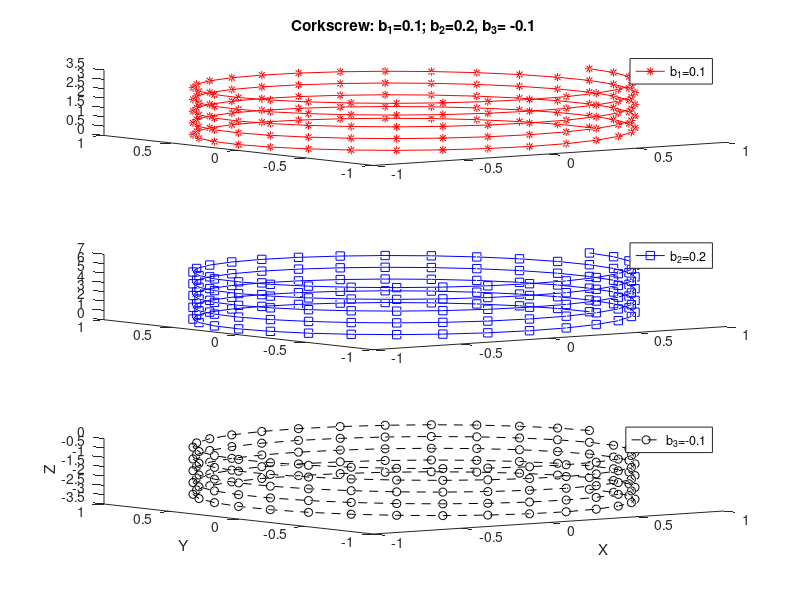
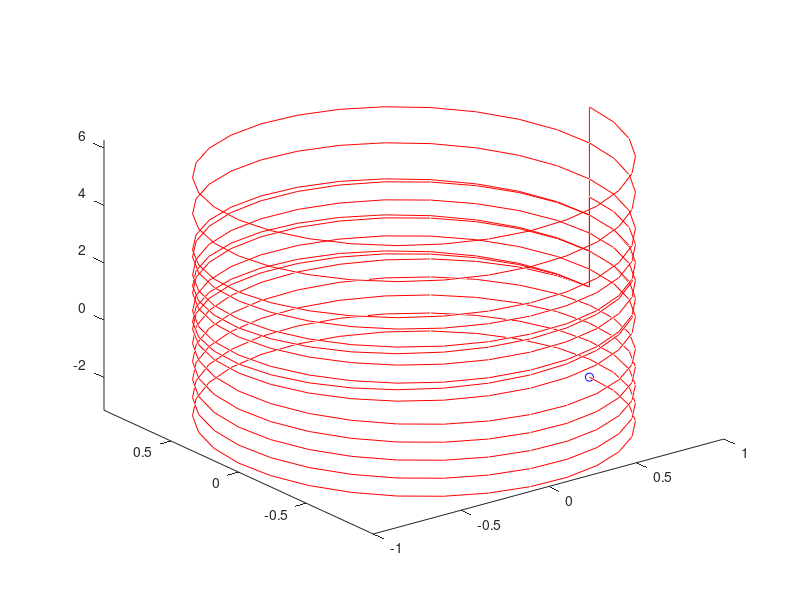
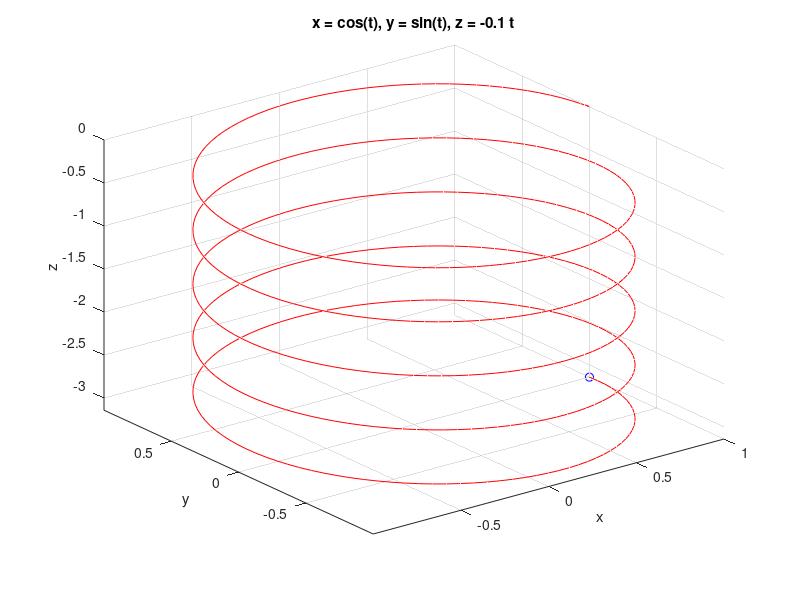

MATLAB code for these plots, in order: (Note: this script raises an error after producing the figures.)
% Plot_EX26.m - Amusement ride - corkscrew plot in 3D
close all
t=0:pi/15:10*pi; a=1; x=a.*cos(t); y=a.*sin(t);
% case (a)
b1=0.1; z1=b1.*t;
% case (b)
b2=0.2; z2=b2.*t; 
% case (c) 
b3=-0.1; z3=b3.*t;
subplot(311); plot3(x, y, z1, 'r*-'); legend('b_1=0.1')
title('Corkscrew: b_1=0.1; b_2=0.2, b_3= -0.1');
subplot(312); plot3(x, y, z2, 'bs-'); legend('b_2=0.2')
subplot(313); plot3(x, y, z3, 'ko--');legend('b_3=-0.1')
xlabel('X'); ylabel('Y'); zlabel('Z'); 
figure(2); X=[x,x,x]; Y=[y,y,y]; Z=[z1,z2,z3];
comet3(X,Y,Z); % Animated plot
%% Alternative animated plot with ezplot
figure(3); 
ezplot3('cos(t)','sin(t)', '0.1*t', [0,10*pi], 'animate'); hold on
ezplot3('cos(t)', 'sin(t)', '0.2*t', [0, 10*pi], 'animate'),
ezplot3('cos(t)', 'sin(t)', '-0.1*t', [0, 10*pi], 'animate')
%% Alternative plot with ezplot
figure(3); 
fplot3(@(t)cos(t),@(t)sin(t), @(t)0.1*t, [0,10*pi]); hold on
fplot3(@(t)cos(t), @(t)sin(t), @(t)0.2*t, [0, 10*pi]),
fplot3(@(t)cos(t), @(t)sin(t), @(t)-0.1*t, [0, 10*pi])
